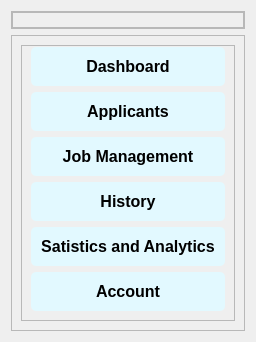
     <widget class="QWidget" name="menu" native="true">
      <layout class="QGridLayout" name="gridLayout_7">
       <item row="0" column="0">
        <widget class="QFrame" name="logo">
         <property name="minimumSize">
          <size>
           <width>0</width>
           <height>0</height>
          </size>
         </property>
         <property name="maximumSize">
          <size>
           <width>16777215</width>
           <height>100</height>
          </size>
         </property>
         <property name="frameShape">
          <enum>QFrame::StyledPanel</enum>
         </property>
         <property name="frameShadow">
          <enum>QFrame::Raised</enum>
         </property>
         <layout class="QVBoxLayout" name="verticalLayout_4">
          <property name="leftMargin">
           <number>0</number>
          </property>
          <property name="topMargin">
           <number>0</number>
          </property>
          <property name="rightMargin">
           <number>0</number>
          </property>
          <property name="bottomMargin">
           <number>0</number>
          </property>
          <item>
           <widget class="QFrame" name="logoo">
            <property name="frameShape">
             <enum>QFrame::StyledPanel</enum>
            </property>
            <property name="frameShadow">
             <enum>QFrame::Raised</enum>
            </property>
            <layout class="QVBoxLayout" name="verticalLayout_5">
             <property name="leftMargin">
              <number>0</number>
             </property>
             <property name="topMargin">
              <number>0</number>
             </property>
             <property name="rightMargin">
              <number>0</number>
             </property>
             <property name="bottomMargin">
              <number>0</number>
             </property>
             <item>
              <widget class="QLabel" name="logoicon">
               <property name="text">
                <string/>
               </property>
               <property name="pixmap">
                <pixmap resource="resource.qrc">:/image/images/logotext.svg</pixmap>
               </property>
              </widget>
             </item>
            </layout>
           </widget>
          </item>
         </layout>
        </widget>
       </item>
       <item row="1" column="0">
        <widget class="QFrame" name="menulist">
         <property name="sizePolicy">
          <sizepolicy hsizetype="Preferred" vsizetype="Expanding">
           <horstretch>0</horstretch>
           <verstretch>0</verstretch>
          </sizepolicy>
         </property>
         <property name="styleSheet">
          <string notr="true"/>
         </property>
         <property name="frameShape">
          <enum>QFrame::StyledPanel</enum>
         </property>
         <property name="frameShadow">
          <enum>QFrame::Raised</enum>
         </property>
         <layout class="QVBoxLayout" name="verticalLayout_2">
          <item>
           <widget class="QFrame" name="buttons">
            <property name="styleSheet">
             <string notr="true"/>
            </property>
            <property name="frameShape">
             <enum>QFrame::StyledPanel</enum>
            </property>
            <property name="frameShadow">
             <enum>QFrame::Raised</enum>
            </property>
            <layout class="QVBoxLayout" name="verticalLayout_3">
             <property name="topMargin">
              <number>1</number>
             </property>
             <item>
              <widget class="QPushButton" name="dashboard">
               <property name="minimumSize">
                <size>
                 <width>0</width>
                 <height>0</height>
                </size>
               </property>
               <property name="font">
                <font>
                 <family>Arial</family>
                 <pointsize>12</pointsize>
                 <weight>75</weight>
                 <bold>true</bold>
                </font>
               </property>
               <property name="styleSheet">
                <string notr="true">QPushButton {
            border: none; 
            border-radius: 5px; 
            padding: 10px; 
			background-color: rgb(226, 249, 255)
        }
        QPushButton:pressed {
            background-color: white;
        }
</string>
               </property>
               <property name="text">
                <string>Dashboard</string>
               </property>
               <property name="flat">
                <bool>true</bool>
               </property>
              </widget>
             </item>
             <item>
              <widget class="QPushButton" name="applicants">
               <property name="minimumSize">
                <size>
                 <width>0</width>
                 <height>0</height>
                </size>
               </property>
               <property name="font">
                <font>
                 <family>Arial</family>
                 <pointsize>12</pointsize>
                 <weight>75</weight>
                 <bold>true</bold>
                </font>
               </property>
               <property name="styleSheet">
                <string notr="true">QPushButton {
            border: none; 
            border-radius: 5px; 
            padding: 10px; 
			background-color: rgb(226, 249, 255)
        }
        QPushButton:pressed {
            background-color: white;
        }
</string>
               </property>
               <property name="text">
                <string>Applicants</string>
               </property>
               <property name="flat">
                <bool>true</bool>
               </property>
              </widget>
             </item>
             <item>
              <widget class="QPushButton" name="jobmanagent">
               <property name="minimumSize">
                <size>
                 <width>0</width>
                 <height>0</height>
                </size>
               </property>
               <property name="font">
                <font>
                 <family>Arial</family>
                 <pointsize>12</pointsize>
                 <weight>75</weight>
                 <bold>true</bold>
                </font>
               </property>
               <property name="styleSheet">
                <string notr="true">QPushButton {
            border: none; 
            border-radius: 5px; 
            padding: 10px; 
			background-color: rgb(226, 249, 255)
        }
        QPushButton:pressed {
            background-color: white;
        }
</string>
               </property>
               <property name="text">
                <string>Job Management</string>
               </property>
               <property name="flat">
                <bool>true</bool>
               </property>
              </widget>
             </item>
             <item>
              <widget class="QPushButton" name="history">
               <property name="minimumSize">
                <size>
                 <width>0</width>
                 <height>0</height>
                </size>
               </property>
               <property name="font">
                <font>
                 <family>Arial</family>
                 <pointsize>12</pointsize>
                 <weight>75</weight>
                 <bold>true</bold>
                </font>
               </property>
               <property name="styleSheet">
                <string notr="true">QPushButton {
            border: none; 
            border-radius: 5px; 
            padding: 10px; 
			background-color: rgb(226, 249, 255)
        }
        QPushButton:pressed {
            background-color: white;
        }
</string>
               </property>
               <property name="text">
                <string>History</string>
               </property>
               <property name="flat">
                <bool>true</bool>
               </property>
              </widget>
             </item>
             <item>
              <widget class="QPushButton" name="satsana">
               <property name="minimumSize">
                <size>
                 <width>0</width>
                 <height>30</height>
                </size>
               </property>
               <property name="font">
                <font>
                 <family>Arial</family>
                 <pointsize>12</pointsize>
                 <weight>75</weight>
                 <bold>true</bold>
                </font>
               </property>
               <property name="styleSheet">
                <string notr="true">QPushButton {
            border: none; 
            border-radius: 5px; 
            padding: 10px; 
			background-color: rgb(226, 249, 255)
        }
        QPushButton:pressed {
            background-color: white;
        }
</string>
               </property>
               <property name="text">
                <string>Satistics and Analytics</string>
               </property>
               <property name="flat">
                <bool>true</bool>
               </property>
              </widget>
             </item>
             <item>
              <widget class="QPushButton" name="account">
               <property name="minimumSize">
                <size>
                 <width>0</width>
                 <height>30</height>
                </size>
               </property>
               <property name="font">
                <font>
                 <family>Arial</family>
                 <pointsize>12</pointsize>
                 <weight>75</weight>
                 <bold>true</bold>
                </font>
               </property>
               <property name="styleSheet">
                <string notr="true">QPushButton {
            border: none; 
            border-radius: 5px; 
            padding: 10px; 
			background-color: rgb(226, 249, 255)
        }
        QPushButton:pressed {
            background-color: white;
        }
</string>
               </property>
               <property name="text">
                <string>Account</string>
               </property>
               <property name="flat">
                <bool>true</bool>
               </property>
              </widget>
             </item>
            </layout>
           </widget>
          </item>
         </layout>
        </widget>
       </item>
      </layout>
     </widget>
